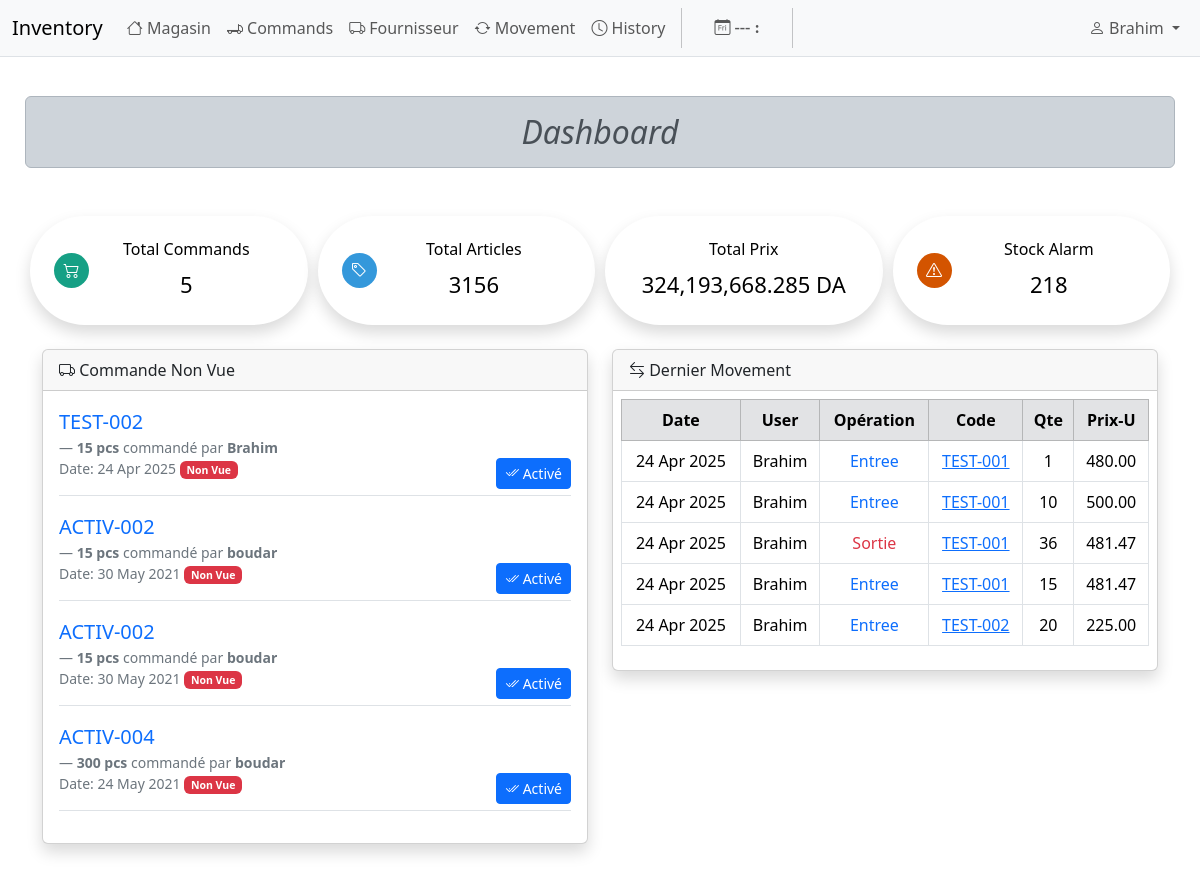
/dashboard (signed in), run on an earlier commit of the app's database.
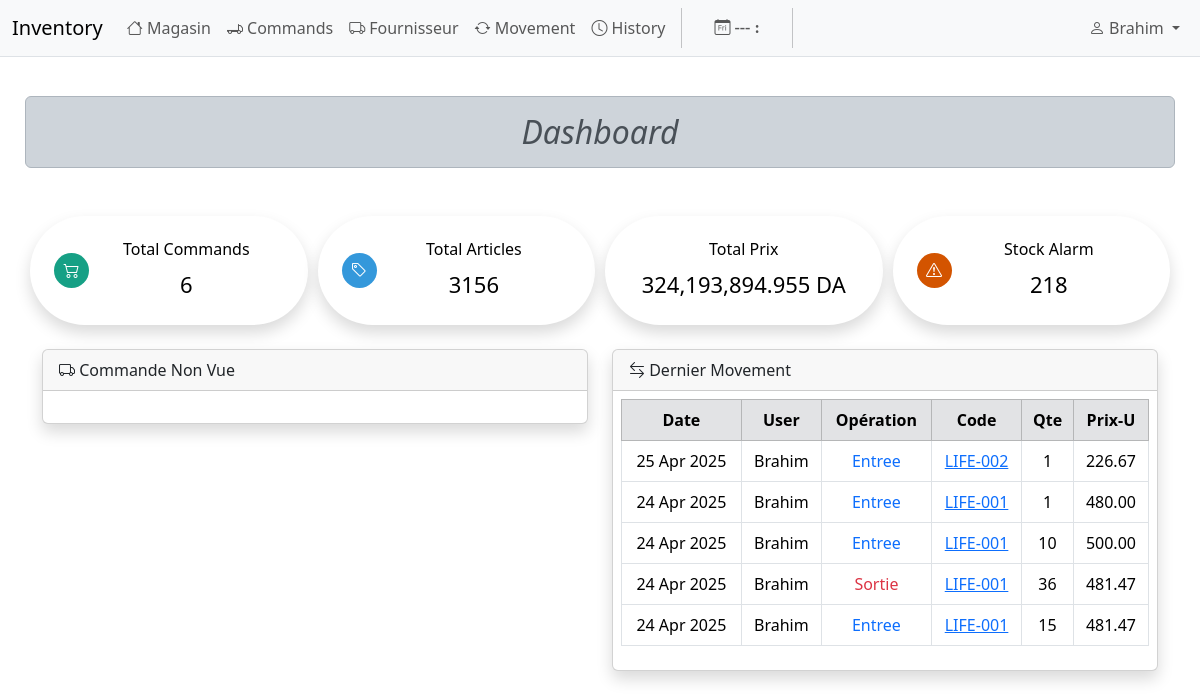
And on a later commit of the database.
### magasin/models.py (models this page shows, shortened)
class Command(models.Model):
    command_id = models.AutoField(primary_key=True)
    art_id = models.ForeignKey(Article, related_name='command_art_id', db_index=True, on_delete=models.CASCADE)
    user_id = models.ForeignKey(User, related_name='command_user_id', on_delete=models.CASCADE)
    command_date = models.DateTimeField()
    qte = models.PositiveIntegerField(null=True)
    status = models.PositiveSmallIntegerField(default=0)
    class Meta:
        ordering = ('-command_date',)          # order by movement_date DESC

class Article(models.Model):
    category = models.ForeignKey(Category, related_name='articles', on_delete=models.CASCADE)
    art_id = models.AutoField(primary_key=True)
    slug = models.SlugField(max_length=200, db_index=True)
    designation = models.CharField(max_length=255, db_index=True, null=True, blank=True)
    code = models.CharField(max_length=100, db_index=True, unique=True)
    ref = models.CharField(max_length=255, db_index=True, null=True, blank=True)
    emp = models.CharField(max_length=50, null=True, blank=True)
    umesure = models.CharField(max_length=50, null=True, blank=True, default='pcs')
    qte = models.PositiveIntegerField()
    prix = models.DecimalField(decimal_places=2, max_digits=15)
    valeur = models.DecimalField(decimal_places=2, max_digits=20, null=True)
    created = models.DateTimeField(auto_now_add=True)
    observation = models.CharField(max_length=255, null=True, blank=True)
    class Meta:
        ordering = ('code', 'ref', 'designation')
    def get_absolute_url(self):
        return reverse('magasin:article_detail', args=[self.art_id, self.slug])

class Movement(models.Model):
    movement_id = models.AutoField(primary_key=True)
    art_id = models.ForeignKey(Article, related_name='article_id', db_index=True, on_delete=models.CASCADE)
    user_id = models.ForeignKey(User, related_name='mov_user_id', on_delete=models.CASCADE)
    movement_date = models.DateTimeField()
    movement_choice = (('entree', 'Entree'), ('sortie', 'Sortie'), ('initial', 'Initial'))
    movement = models.CharField(max_length=10, choices=movement_choice)
    qte = models.PositiveIntegerField(null=True)
    prix = models.DecimalField(decimal_places=2, max_digits=15, null=True)
    valeur = models.DecimalField(decimal_places=2, max_digits=20, null=True)
    class Meta:
        ordering = ('-movement_date',)          # order by movement_date DESC

### magasin/views.py (the view)
# urls.py: path('dashboard', views.dashboard, name='dashboard'),                                           # dashboard
@login_required
def dashboard(request):
    hijri = functions.hijri_()
    nbar = 'dashboard'
    total_command = models.Command.objects.count()
    total_articles = models.Article.objects.count()
    stock_alarm = models.Article.objects.filter(qte=0).count()
    total_valeur = models.Article.objects.aggregate(total_valeur=Sum('valeur'))['total_valeur']
    pending_command = models.Command.objects.filter(status=0).select_related('user_id')
    latest_movement = models.Movement.objects.order_by('-movement_date')[:5]
    context = {
        'nbar': nbar, 'hijri': hijri,
        'total_articles': total_articles,
        'total_valeur': total_valeur,
        'stock_alarm': stock_alarm,
        'total_command': total_command,
        'pending_command': pending_command,
        'latest_movement': latest_movement
    }
    return render(request, 'magasin/article/dashboard.html', context)

### magasin/functions.py (called while the page is built)
def hijri_():
    tday = date.today()
    hijri = HijriDate(tday.year, tday.month, tday.day, gr=True)
    return hijri

### magasin/templates/magasin/article/dashboard.html (shortened to what the changed rows need)
{% extends "magasin/base.html" %}
{% load widget_tweaks %}
{% load humanize %}
{% block content %}
<div class="home_stats text-center">
  <h2 class="text-center mb-5 mt-3 alert alert-dark fst-italic rounded">Dashboard</h2>
  <div class="row">
    <div class="col-md-3">
        <a href="{% url "magasin:manage_command" %}">
        <div class="stat total_members">
          <div class="info">
              <div>
                  <h6>Total Commands</h6>
                  <span>{{ total_command }}</span>
              </div>
          </div>
        </div>
      </a>
    </div>
    <div class="col-md-3">
      <a href="#" class="bs-modal" data-form-url="{% url "magasin:total_articles"%}">
        <div class="stat total_prix">
          <div class="info">
              <div>
                  <h6>Total Prix</h6>
                  <span class="total_valeur">{{ total_valeur|floatformat:"3"|intcomma }} DA</span>
              </div>
          </div>
        </div>
      </a>
    </div>
  </div>
</div>
<div class="container info_container my-4">
    <div class="row">
        <div class="col-sm-6">
            <div class="card shadow mb-5 bg-body rounded">
                <div class="card-body">
                    <ul class="list-group list-group-flush p-3">
                        {% for cmd in pending_command %}
                            <figure class="border-bottom">
                                <blockquote class="blockquote">
                                    <a href="{{ cmd.art_id.get_absolute_url }}" class="text-decoration-none">
                                        {{ cmd.art_id.code }}
                                    </a>
                                </blockquote>
                                <figcaption class="blockquote-footer clear-fix">
                                    <b>{{ cmd.qte }} {{ cmd.art_id.umesure|lower }}</b> commandé par
                                    <b>{{ cmd.user_id.username }} {{ cmd.user_id. }}</b>
                                    <br>
                                    Date: {{ cmd.command_date|date:"d M Y" }}
                                    {% if cmd.status == 0 %}
                                        <span class="badge bg-danger">Non Vue</span>
                                        <a href="#"
                                           class="activateCommandeBtn btn btn-primary btn-sm float-end"
                                           data-form-url="{% url "magasin:activate_commande" cmd.command_id %}">
                                            <i class="bi bi-check2-all"></i> Activé
                                        </a>
                                    {% else %}
                                        <span class="badge bg-success">Vue</span>
                                    {% endif %}
                                </figcaption>
                            </figure>
                        {% endfor %}
                    </ul>
                </div>
            </div>
        </div>
        <div class="col-sm-6">
            <div class="card shadow mb-5 bg-body rounded">
                <div class="card-body p-2">
                    <table class="table table-bordered table-hover text-center">
                        <thead class="table-secondary">
                            <tr>
                                <th scope="col">Date</th>
                                <th scope="col">User</th>
                                <th scope="col">Opération</th>
                                <th scope="col">Code</th>
                                <th scope="col">Qte</th>
                                <th scope="col">Prix-U</th>
                            </tr>
                        </thead>
                        <tbody>
                        {% for latest_mov in latest_movement %}
                            <tr>
                                <td>{{ latest_mov.movement_date|date:"d M Y" }}</td>
                                <td>{{ latest_mov.user_id.username }}</td>
                                {% if latest_mov.movement == 'Sortie' %}
                                    <td class="text-danger">{{ latest_mov.movement }}</td>
                                {% else %}
                                    <td class="text-primary">{{ latest_mov.movement }}</td>
                                {% endif %}
                                <td>
                                    <a href="{% url "magasin:movement_article" latest_mov.art_id.art_id %}">{{ latest_mov.art_id.code }}</a>
                                </td>
                                <td>{{ latest_mov.qte }}</td>
                                <td>{{ latest_mov.prix }}</td>
                            </tr>
                        {% endfor %}
                        </tbody>
                    </table>
                </div>
            </div>
        </div>
    </div>
</div>
{% endblock %}

What changed in the data, as far as the page shows it:
no longer on this page (row edited): Command: art_id.code "TEST-002", qte "15", art_id.umesure "pcs", user_id.username "Brahim", command_date "24 Apr 2025", status "Non Vue"
no longer on this page (row edited): Command: art_id.code "ACTIV-002", qte "15", art_id.umesure "pcs", user_id.username "boudar", command_date "30 May 2021", status "Non Vue"
no longer on this page (row edited): Command: art_id.code "ACTIV-002", qte "15", art_id.umesure "pcs", user_id.username "boudar", command_date "30 May 2021", status "Non Vue"
no longer on this page (row edited): Command: art_id.code "ACTIV-004", qte "300", art_id.umesure "pcs", user_id.username "boudar", command_date "24 May 2021", status "Non Vue"
no longer on this page (row unchanged): Movement: movement_date "24 Apr 2025", user_id.username "Brahim", movement "Entree", art_id.code "TEST-002", qte "20", prix "225.00"
added Movement: movement_date "25 Apr 2025", user_id.username "Brahim", movement "Entree", art_id.code "LIFE-002", qte "1", prix "226.67"
changed through a linked row, Movement (number 2 of 5 on the later page): art_id.code "TEST-001" → "LIFE-001"
changed through a linked row, Movement (number 3 of 5 on the later page): art_id.code "TEST-001" → "LIFE-001"
changed through a linked row, Movement "Sortie": art_id.code "TEST-001" → "LIFE-001"
changed through a linked row, Movement (number 5 of 5 on the later page): art_id.code "TEST-001" → "LIFE-001"
Also different on the page:
{{ total_command }}: "5" → "6"
{{ total_valeur|floatformat:"3"|intcomma }}: "324,193,668.285" → "324,193,894.955"
